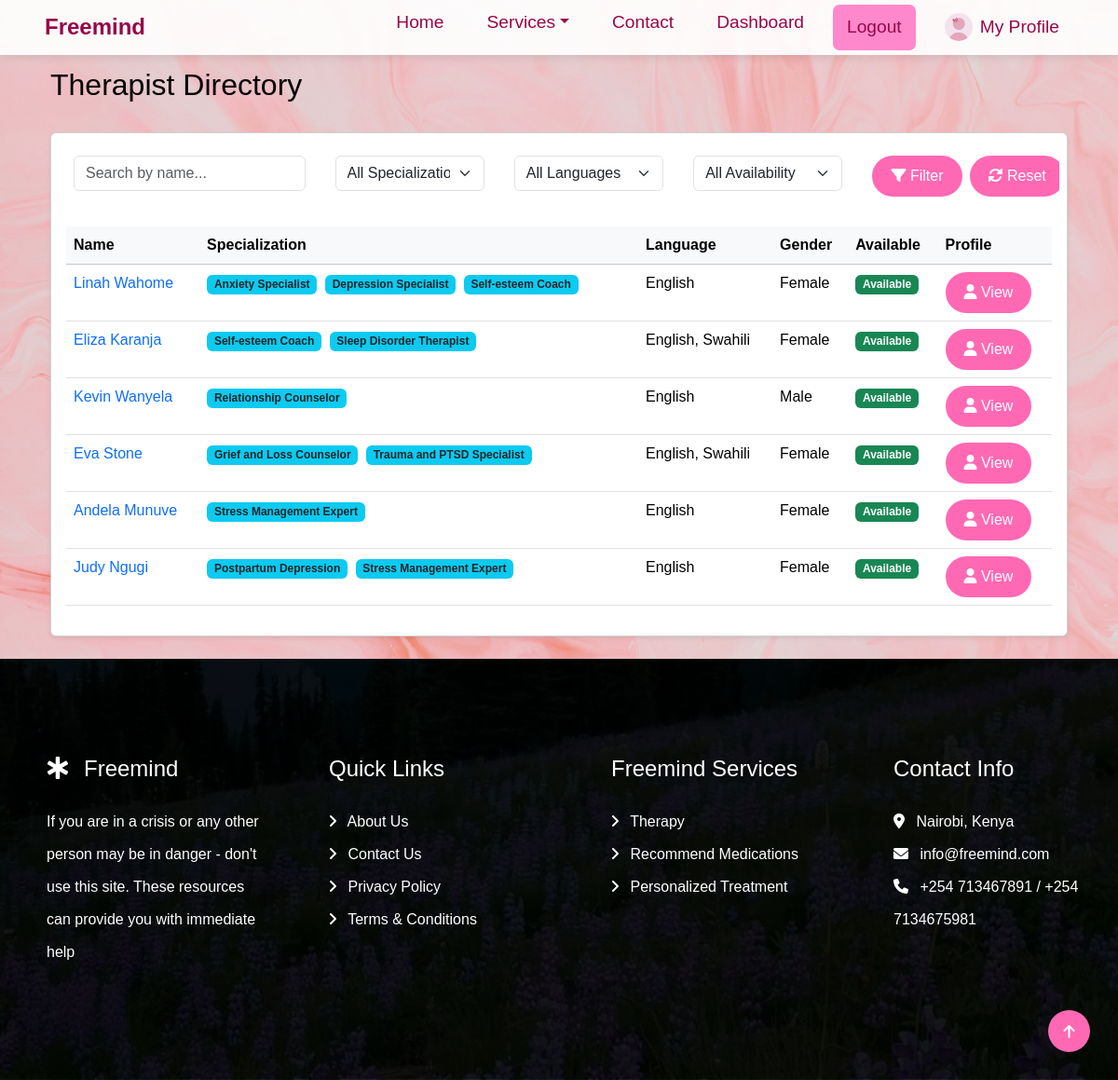
The page /users/admin/therapists_list/ (signed in) on the database as committed earlier.
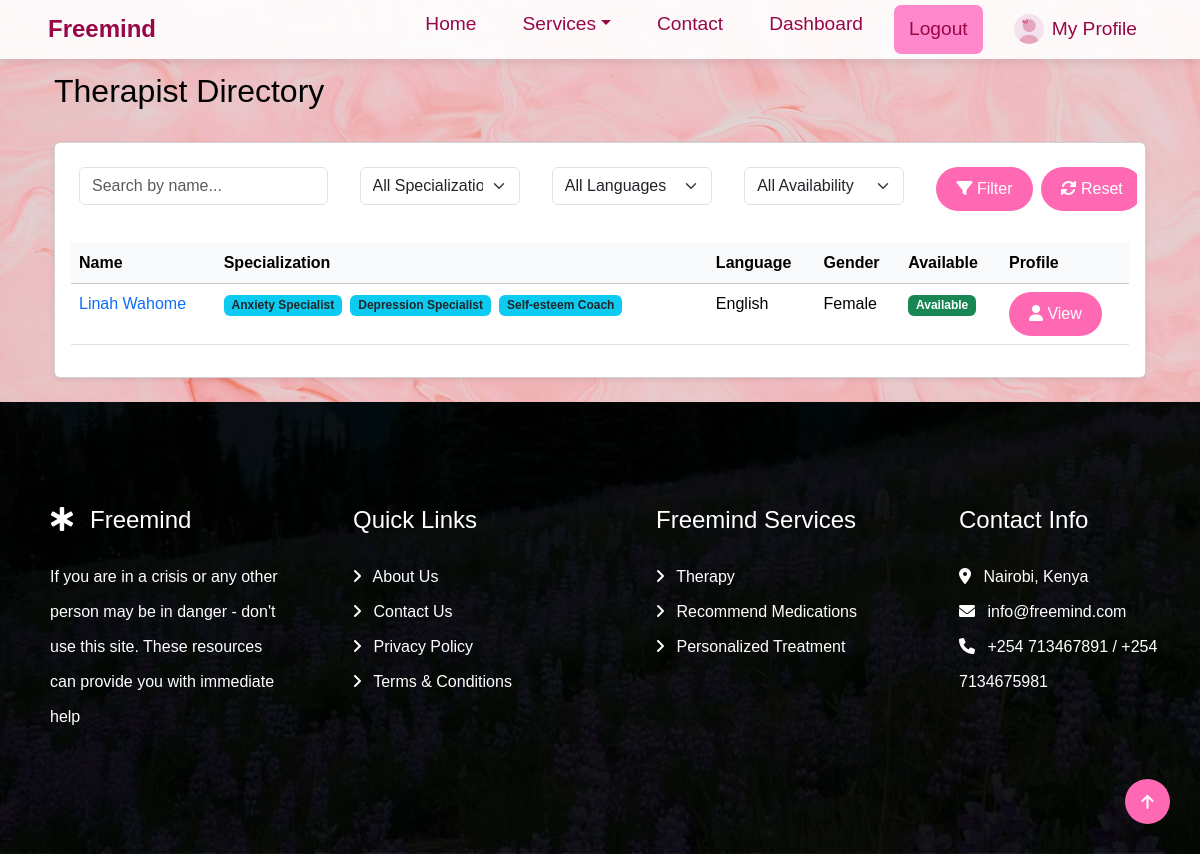
The same page on the database as committed later.
### users/models.py (models this page shows, shortened)
class Therapist(models.Model):
    user = models.OneToOneField(User, on_delete=models.CASCADE)
    profile_picture = models.ImageField(
        upload_to='therapist_profile_pics/',
        default='default.jpg',
        blank=True,
        null=True
    )
    bio = models.TextField(blank=True, null=True)
    qualifications = models.TextField(blank=True,  # Allows empty string in forms
    null=True,   # Allows NULL in database
    help_text="List your professional degrees, certifications, and qualifications",
    default=""  )
    specializations = models.ManyToManyField(Specialization)
    experience_years = models.PositiveIntegerField(   default=0,  # Add default value
        help_text="Number of years of professional experience")
    language = models.CharField(max_length=50)
    gender = models.CharField(
        max_length=10, choices=[('Male', 'Male'), ('Female', 'Female')]
    )
    available = models.BooleanField(default=True)
    license_number = models.CharField(max_length=50, blank=True,  # Allows empty strings in forms
        null=True,   # Allows NULL in database
        help_text="Professional license/certification number")
    verified = models.BooleanField( default=False,  # All new therapists start unverified
    help_text="Designates whether this therapist has been verified by admin")

class User(AbstractUser):
    ROLE_CHOICES = [
        ('patient', 'Patient'),
        ('therapist', 'Therapist'),
        ('admin', 'Admin'),
    ]
    role = models.CharField(max_length=10, choices=ROLE_CHOICES, default='patient')
    email = models.EmailField(unique=True)
    groups = models.ManyToManyField(Group, related_name="custom_user_groups", blank=True)
    user_permissions = models.ManyToManyField(Permission, related_name="custom_user_permissions", blank=True)
    date_joined = models.DateTimeField(
        ('date joined'),
        default=timezone.now,
        editable=False
    )

class Specialization(models.Model):
    name = models.CharField(max_length=100, unique=True)
    created_at = models.DateTimeField(default=timezone.now, editable=False) # Helpful for auditing
    class Meta:
        ordering = ['name']  # Always show in alphabetical order

### users/views.py (the view)
# urls.py: path('admin/therapists_list/', views.therapist_list, name='therapist_list'),
@login_required
def therapist_list(request):
    therapists = Therapist.objects.all()
    return render(request, "users/therapist_list.html", {"therapists": therapists})

### users/templates/users/therapist_list.html (shortened to what this page needs)
{% extends 'core/base.html' %}
{% block content %}
<div class="container mt-5">
    <div class="d-flex justify-content-between align-items-center mb-4">
        <h2>Therapist Directory</h2>
    </div>
    <div class="card shadow-sm">
        <div class="card-body">
            <form method="get" class="mb-4">
                <div class="row g-3">
                    <div class="col-md-3">
                        <input type="text" name="search" class="form-control" placeholder="Search by name..."
                               value="{{ request.GET.search }}">
                    </div>
                    <div class="col-md-2">
                        <select name="specialization" class="form-select">
                            <option value="">All Specializations</option>
                        </select>
                    </div>
                    <div class="col-md-2">
                        <select name="language" class="form-select">
                            <option value="">All Languages</option>
                        </select>
                    </div>
                    <div class="col-md-2">
                        <select name="available" class="form-select">
                            <option value="">All Availability</option>
                        </select>
                    </div>
                    <div class="col-md-3 d-flex">
                        <button type="submit" class="btn btn-primary me-2">
                            <i class="fas fa-filter"></i> Filter
                        </button>
                        <a href="{% url 'therapist_list' %}" class="btn btn-outline-secondary">
                            <i class="fas fa-sync-alt"></i> Reset
                        </a>
                    </div>
                </div>
            </form>
            <div class="table-responsive">
                <table class="table table-hover">
                    <thead class="table-light">
                        <tr>
                            <th>Name</th>
                            <th>Specialization</th>
                            <th>Language</th>
                            <th>Gender</th>
                            <th>Available</th>
                            <th>Profile</th>
                        </tr>
                    </thead>
                    <tbody>
                        {% for therapist in therapists %}
                        <tr>
                            <td>
                                <a href="{% url 'therapist_detail' therapist.id %}" class="text-decoration-none">
                                    {{ therapist.user.get_full_name|default:therapist.user.username }}
                                </a>
                            </td>
                            <td>
                                {% for spec in therapist.specializations.all %}
                                <span class="badge bg-info text-dark me-1">{{ spec.name }}</span>
                                {% endfor %}
                            </td>
                            <td>{{ therapist.language }}</td>
                            <td>{{ therapist.get_gender_display }}</td>
                            <td>
                                <span class="badge bg-{% if therapist.available %}success{% else %}secondary{% endif %}">
                                    {{ therapist.available|yesno:"Available,Unavailable" }}
                                </span>
                            </td>
                            <td>
                                <a href="{% url 'therapist_detail' therapist.id %}" class="btn btn-sm btn-outline-primary" title="View Profile">
                                    <i class="fas fa-user"></i> View
                                </a>
                            </td>
                        </tr>
                        {% endfor %}
                    </tbody>
                </table>
            </div>
        </div>
    </div>
</div>
{% endblock %}

Rows that differ between the two databases and show on the page:
removed Therapist: user.get_full_name "Eliza Karanja", language "English, Swahili", gender "Female", available "Available", Specialization (name "Self-esteem Coach")
no longer on this page (row unchanged): Specialization: name "Sleep Disorder Therapist", shown under "Eliza Karanja"
removed Therapist: user.get_full_name "Kevin Wanyela", language "English", gender "Male", available "Available"
no longer on this page (row unchanged): Specialization: name "Relationship Counselor", shown under "Kevin Wanyela"
removed Therapist: user.get_full_name "Eva Stone", language "English, Swahili", gender "Female", available "Available"
no longer on this page (row unchanged): Specialization: name "Grief and Loss Counselor", shown under "Eva Stone"
no longer on this page (row unchanged): Specialization: name "Trauma and PTSD Specialist", shown under "Eva Stone"
removed Therapist: user.get_full_name "Andela Munuve", language "English", gender "Female", available "Available"
no longer on this page (row unchanged): Specialization: name "Stress Management Expert"
removed Therapist: user.get_full_name "Judy Ngugi", language "English", gender "Female", available "Available"
no longer on this page (row unchanged): Specialization: name "Postpartum Depression", shown under "Judy Ngugi"
